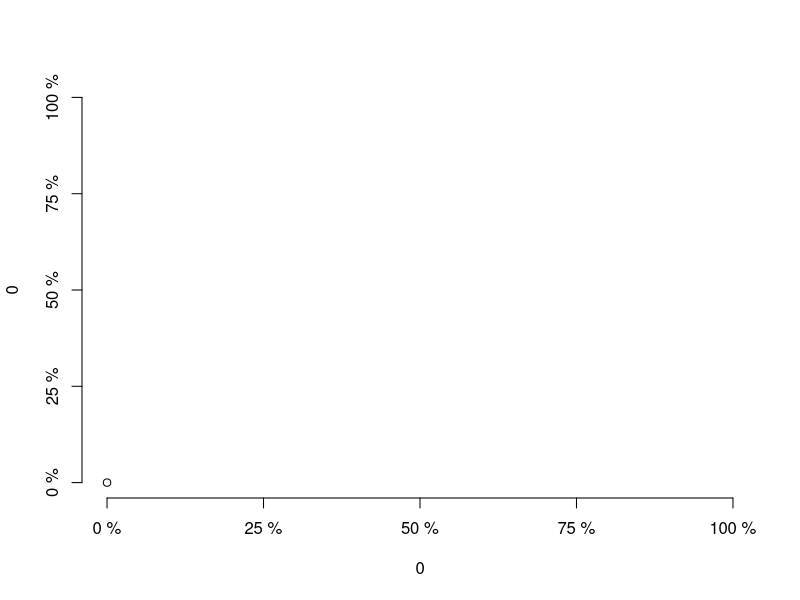

The R script that drew this image:
# r2py crawler metadata
# package: prodlim
# source_type: rd_example
# topic: PercentAxis.Rd
# source_file: C:\Users\bened\AppData\Local\R\win-library\4.5\prodlim\help
# lines: 4

suppressPackageStartupMessages(library(prodlim))
plot(0,0,xlim=c(0,1),ylim=c(0,1),axes=FALSE)
  PercentAxis(1,at=seq(0,1,.25))
  PercentAxis(2,at=seq(0,1,.25))
